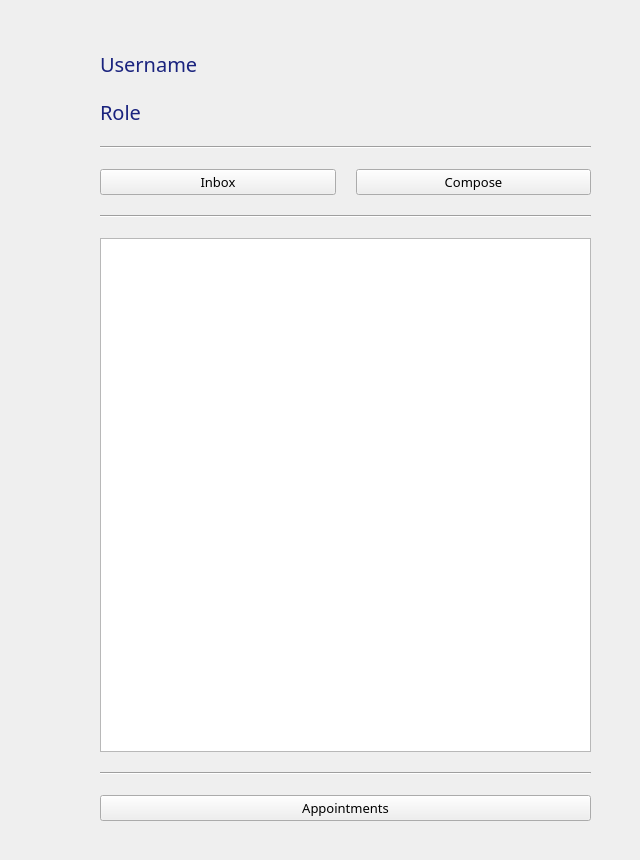
    <widget class="QWidget" name="DoctorPage">
     <widget class="QWidget" name="verticalLayoutWidget_7">
      <property name="geometry">
       <rect>
        <x>60</x>
        <y>20</y>
        <width>571</width>
        <height>831</height>
       </rect>
      </property>
      <layout class="QVBoxLayout" name="DoctorLayout">
       <property name="spacing">
        <number>20</number>
       </property>
       <property name="leftMargin">
        <number>40</number>
       </property>
       <property name="topMargin">
        <number>30</number>
       </property>
       <property name="rightMargin">
        <number>40</number>
       </property>
       <property name="bottomMargin">
        <number>30</number>
       </property>
       <item>
        <widget class="QLabel" name="DoctorPageUsernameLabel">
         <property name="font">
          <font>
           <family>Rockwell</family>
           <pointsize>15</pointsize>
          </font>
         </property>
         <property name="styleSheet">
          <string notr="true">color: #1a237e;
</string>
         </property>
         <property name="text">
          <string>Username</string>
         </property>
        </widget>
       </item>
       <item>
        <widget class="QLabel" name="DoctorPageRoleLabel">
         <property name="font">
          <font>
           <family>Rockwell</family>
           <pointsize>15</pointsize>
          </font>
         </property>
         <property name="styleSheet">
          <string notr="true">color: #1a237e;
</string>
         </property>
         <property name="text">
          <string>Role</string>
         </property>
        </widget>
       </item>
       <item>
        <widget class="Line" name="DoctorPageLine">
         <property name="orientation">
          <enum>Qt::Horizontal</enum>
         </property>
        </widget>
       </item>
       <item>
        <layout class="QHBoxLayout" name="DoctorPageHorizontalLayout">
         <item>
          <widget class="QPushButton" name="DoctorPageInboxButton">
           <property name="font">
            <font>
             <family>Rockwell</family>
             <pointsize>10</pointsize>
            </font>
           </property>
           <property name="text">
            <string>Inbox</string>
           </property>
          </widget>
         </item>
         <item>
          <widget class="QPushButton" name="DoctorPageComposeButton">
           <property name="font">
            <font>
             <family>Rockwell</family>
             <pointsize>10</pointsize>
            </font>
           </property>
           <property name="text">
            <string>Compose</string>
           </property>
          </widget>
         </item>
        </layout>
       </item>
       <item>
        <widget class="Line" name="DoctorPageLine2">
         <property name="orientation">
          <enum>Qt::Horizontal</enum>
         </property>
        </widget>
       </item>
       <item>
        <widget class="QTableWidget" name="DoctorPageTableWidget"/>
       </item>
       <item>
        <widget class="Line" name="DoctorPageLine3">
         <property name="orientation">
          <enum>Qt::Horizontal</enum>
         </property>
        </widget>
       </item>
       <item>
        <widget class="QPushButton" name="DoctorPageAppointmentButton">
         <property name="font">
          <font>
           <family>Rockwell</family>
           <pointsize>10</pointsize>
          </font>
         </property>
         <property name="text">
          <string>Appointments</string>
         </property>
        </widget>
       </item>
      </layout>
     </widget>
    </widget>
